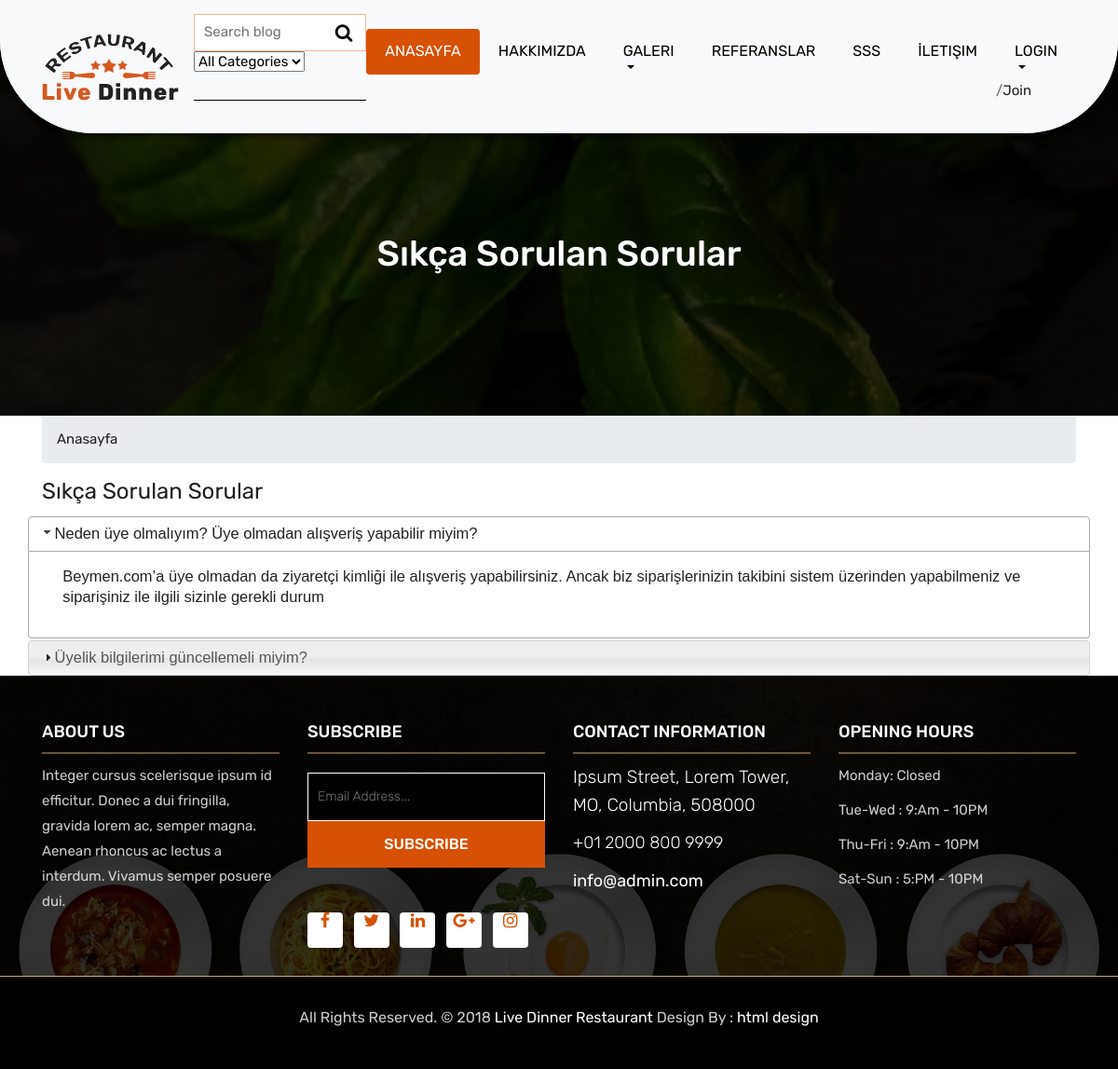
Screenshot of /faq/ with the database file from the repository.
### home/models.py (models this page shows, shortened)
class FAQ(models.Model):
    STATUS = (
        ('True', 'True'),
        ('False', 'False'),
    )
    ordernumber = models.IntegerField()
    question = models.CharField(max_length=150)
    answer = models.TextField(max_length=255)
    status = models.CharField(max_length=10, choices=STATUS)
    created_at = models.DateTimeField(auto_now_add=True)
    updated_at = models.DateTimeField(auto_now=True)

### home/views.py (the view)
# urls.py: path('faq/', views.faq, name="faq"),
def faq(request):
    category = Category.objects.all()
    menu = Menu.objects.all()
    faq=FAQ.objects.all().order_by('ordernumber')
    context = {
        'category': category,
        'menu': menu,
        'faq': faq,
    }
    return render(request, 'faq.html', context)

### home/templates/faq.html (shortened to what this page needs)
{% extends 'homebase.html' %}
{% load static %}
{% block slider %} {% include 'header.html' %} {% endblock %}
{% block content %}
 <div class="all-page-title page-breadcrumb">
		<div class="container text-center">
			<div class="row">
				<div class="col-lg-12">
					<h1>Sıkça Sorulan Sorular</h1>
				</div>
			</div>
		</div>
	    </div>
    <div id="breadcrumb">
    <div class="container">
        <ul class="breadcrumb">
            <li><a href="/"> Anasayfa</a> </li>
        </ul>
        <ul>
            <li class="active"><h1>Sıkça Sorulan Sorular</h1></li>
        </ul>
    </div>
    </div>
    <div class="section">
        <div class="container">
            <div class="row">
                <div id="accordion">
                    {% for rs in faq %}
                    <h3>{{ rs.question }}</h3>
                    <div>
                        <p>{{ rs.answer }}</p>
                    </div>
                    {% endfor %}
                </div>
            </div>
        </div>
    </div>
{% endblock %}

### home/templates/homebase.html (shortened to what this page needs)
<html lang="en">
{% load static %}
    <head>
        <link rel="stylesheet" href="{% static 'css/bootstrap.min.css'%}">
        <link rel="stylesheet" href="{% static 'css/style.css'%}">
        <link rel="stylesheet" href="{% static 'css/responsive.css'%}">
        <link rel="stylesheet" href="{% static 'css/custom.css'%}">
        <link rel="stylesheet" href="https://ajax.googleapis.com/ajax/libs/jqueryui/1.11.4/themes/smoothness/jquery-ui.css">
    </head>
        {% include 'header.html' %}
        {% block slider %} {% endblock%}
        {% block content %} {% endblock%}
        {% include 'footer.html' %}
    <body>
    </body>
</html>

### home/templates/header.html (shortened to what this page needs)
{% load static %}
	<header class="top-navbar">
		<nav class="navbar navbar-expand-lg navbar-light bg-light">
			<div class="container">
				<a class="navbar-brand" href="index.html">
					<img src="images/logo.png" alt="" />
				</a>
				<div class="collapse navbar-collapse" id="navbars-rs-food">
                    <form action="/search/" method="post" class="blog-search-form">
                        <input id="query" name="query" placeholder="Search blog" type="text">
                        {% load mptt_tags %}
                            <select style="float: left" name="catid" class="input search-categories">
                                <option value="0">All Categories</option>
                            </select>
                        <button class="search-btn">
                            <i class="fa fa-search" aria-hidden="true"></i>
                        </button>
					</form>
					<ul class="navbar-nav ml-auto">
						<li class="nav-item active"><a class="nav-link" href="/">Anasayfa</a></li>
						<li class="nav-item"><a class="nav-link" href="/hakkimizda">Hakkımızda</a></li>
						<li class="nav-item dropdown">
							<a class="nav-link dropdown-toggle" href="/product/" id="dropdown-a" data-toggle="dropdown">Galeri</a>
                            {% load mptt_tags %}
						</li>
						<li class="nav-item"><a class="nav-link" href="/referanslar">Referanslar</a></li>
                    <li class="nav-item"><a class="nav-link" href="/faq">SSS</a></li>
						<li class="nav-item"><a class="nav-link" href="/iletisim">İletişim</a></li>
                        <li class="nav-item dropdown">
                                    {% if user.id is not None %}
                                    <a class="nav-link dropdown-toggle" href="#" id="dropdown-a" data-toggle="dropdown">{{ user.first_name }}</a>
                                    {% else %}
                                    <a class="nav-link dropdown-toggle" href="/login" >Login</a>/<a  href="/signup" >Join</a>
                                    {% endif %}
                                </li>
					</ul>
				</div>
			</div>
		</nav>
	</header>

### home/templates/footer.html (shortened to what this page needs)
{% load static %}
<footer class="footer-area bg-f">
		<div class="container">
			<div class="row">
				<div class="col-lg-3 col-md-6">
					<h3>About Us</h3>
					<p>Integer cursus scelerisque ipsum id efficitur. Donec a dui fringilla, gravida lorem ac, semper magna. Aenean rhoncus ac lectus a interdum. Vivamus semper posuere dui.</p>
				</div>
				<div class="col-lg-3 col-md-6">
					<h3>Subscribe</h3>
					<div class="subscribe_form">
						<form class="subscribe_form">
							<input name="EMAIL" id="subs-email" class="form_input" placeholder="Email Address..." type="email">
							<button type="submit" class="submit">SUBSCRIBE</button>
						</form>
					</div>
					<ul class="list-inline f-social">
						<li class="list-inline-item"><a href="#"><i class="fa fa-facebook" aria-hidden="true"></i></a></li>
						<li class="list-inline-item"><a href="#"><i class="fa fa-twitter" aria-hidden="true"></i></a></li>
						<li class="list-inline-item"><a href="#"><i class="fa fa-linkedin" aria-hidden="true"></i></a></li>
						<li class="list-inline-item"><a href="#"><i class="fa fa-google-plus" aria-hidden="true"></i></a></li>
						<li class="list-inline-item"><a href="#"><i class="fa fa-instagram" aria-hidden="true"></i></a></li>
					</ul>
				</div>
				<div class="col-lg-3 col-md-6">
					<h3>Contact information</h3>
					<p class="lead">Ipsum Street, Lorem Tower, MO, Columbia, 508000</p>
					<p class="lead"><a href="#">+01 2000 800 9999</a></p>
					<p><a href="#"> info@admin.com</a></p>
				</div>
				<div class="col-lg-3 col-md-6">
					<h3>Opening hours</h3>
					<p><span class="text-color">Monday: </span>Closed</p>
					<p><span class="text-color">Tue-Wed :</span> 9:Am - 10PM</p>
					<p><span class="text-color">Thu-Fri :</span> 9:Am - 10PM</p>
					<p><span class="text-color">Sat-Sun :</span> 5:PM - 10PM</p>
				</div>
			</div>
		</div>
		<div class="copyright">
			<div class="container">
				<div class="row">
					<div class="col-lg-12">
						<p class="company-name">All Rights Reserved. &copy; 2018 <a href="#">Live Dinner Restaurant</a> Design By :
					<a href="https://html.design/">html design</a></p>
					</div>
				</div>
			</div>
		</div>
	</footer>

### rows the page displays
FAQ: question "Neden üye olmalıyım? Üye olmadan alışveriş yapabilir miyim?", answer "Beymen.com’a üye olmadan da ziyaretçi kimliği ile alışveriş yapabilirsiniz. Ancak biz siparişlerinizin takibini sistem üzerinden yapabilmeniz ve siparişiniz ile ilgili sizinle gerekli durum"
FAQ: question "Üyelik bilgilerimi güncellemeli miyim?"
